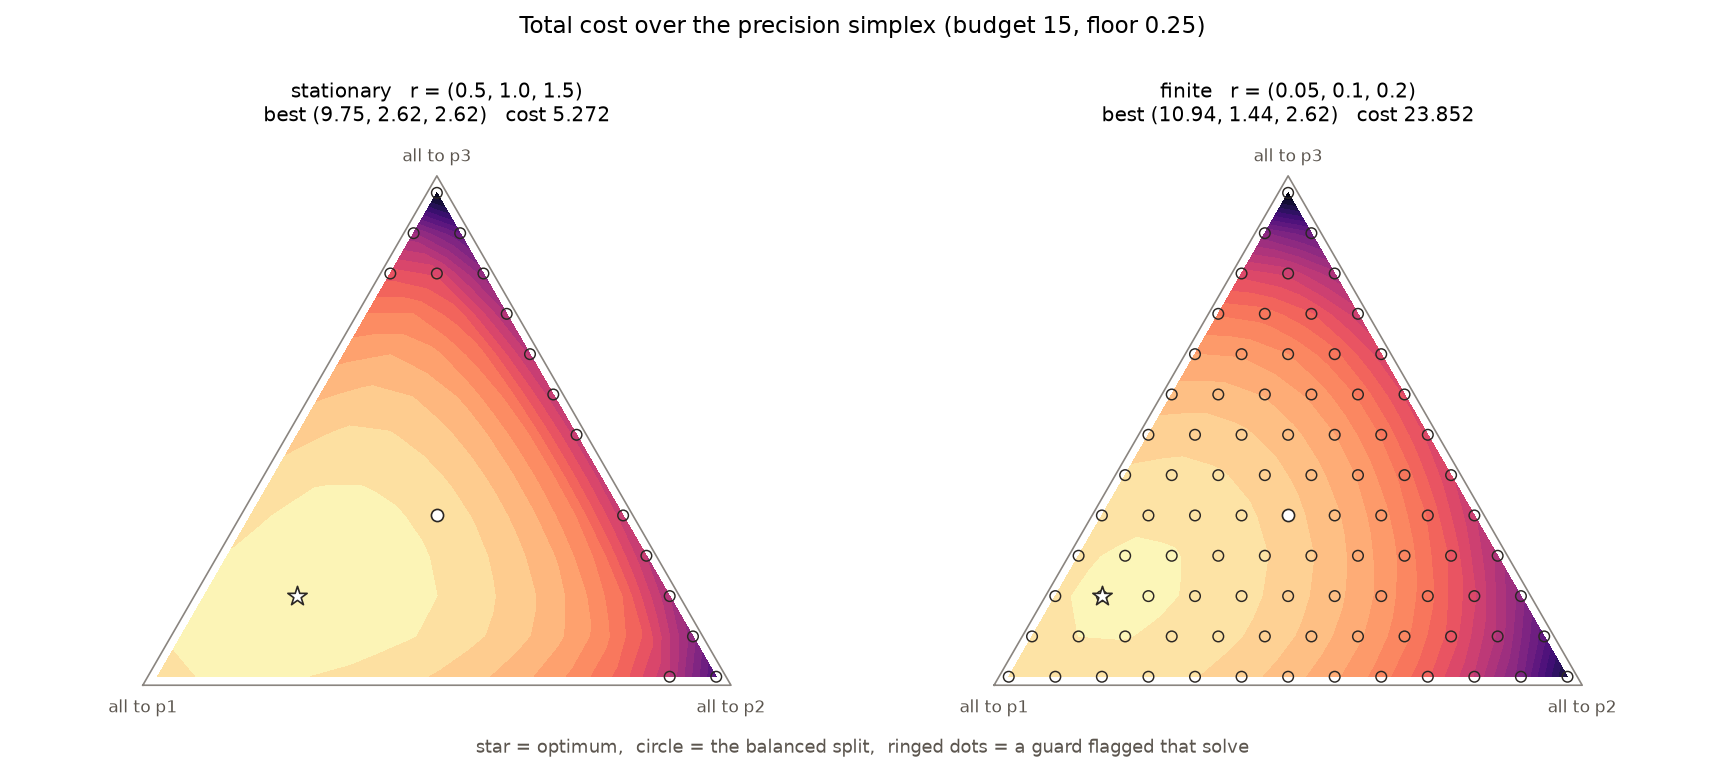

Recreate this plot in Python.
"""Where should a planner spend a fixed precision budget across three asymmetric players?

Sweeps the simplex of private precisions at a fixed total, solving the triangle game of
``examples/triangle_game.py`` at every point, and draws total cost as a ternary map.  The answer in
both regimes is an interior tilt toward the cheapest actor rather than a monopoly, and it sharpens as
effort gets cheaper: 65% of the budget at r = (0.5, 1.0, 1.5), 73% at r = (0.05, 0.10, 0.20).

The finite map is drawn at 6 nodes, where every point carries a resolution flag, so its levels are
not trustworthy; its ordering is, and ``verify()`` re-solves the interesting points at 8 nodes to
show that.  Flagged points are drawn ringed rather than dropped, so the map shows where it is soft.

    python extras/tools/precision_simplex.py stationary        # ~35 s
    python extras/tools/precision_simplex.py finite            # ~140 s
    python extras/tools/precision_simplex.py verify            # ~4 min, the resolution check
    python extras/tools/precision_simplex.py plot [out.png]    # from the saved JSON
"""
import json
import os
import sys
import time

import numpy as np

import noisestate as ns

sys.path.insert(0, os.path.join(os.path.dirname(os.path.abspath(__file__)), "..", ".."))
import examples.triangle_game as tg           # noqa: E402

HERE = os.path.dirname(os.path.abspath(__file__))
TOTAL = 15.0
FLOOR = 0.25            # a signal row needs some precision; 0 would make the row pure noise
GRID = 12               # barycentric subdivisions, so (GRID+1)(GRID+2)/2 = 91 points

REGIMES = {"stationary": dict(kind="stationary", nodes=16, r=(0.5, 1.0, 1.5)),
           "finite": dict(kind="finite", nodes=6, r=(0.05, 0.10, 0.20))}


def corners(i, j, k, n=GRID):
    """The precision triple at barycentric index (i, j, k), on the fixed budget."""
    return tuple(np.array([i, j, k], float) / n * (TOTAL - 3 * FLOOR) + FLOOR)


def sweep(regime, n=GRID, out=None):
    cfg, pts, t0 = REGIMES[regime], [], time.perf_counter()
    for i in range(n + 1):
        for j in range(n + 1 - i):
            p = corners(i, j, n - i - j, n)
            try:
                res = ns.solve(tg.model(cfg["kind"], 3.0, cfg["nodes"], p=p, r=cfg["r"]))
                pts.append(dict(p=list(p), cost=float(sum(res.costs.values())),
                                per=[float(res.costs[a.name]) for a in res.model.agents],
                                conv=bool(res.converged), ok=bool(res.status["ok"])))
            except Exception as exc:
                pts.append(dict(p=list(p), cost=None, conv=False, ok=False, err=type(exc).__name__))
    report(regime, pts, time.perf_counter() - t0)
    json.dump(pts, open(out or os.path.join(HERE, f"simplex_{regime}.json"), "w"))
    return pts


def report(regime, pts, secs):
    good = [q for q in pts if q["cost"] is not None and q["conv"]]
    print(f"  {regime}: {len(pts)} points in {secs:.0f}s, {len(good)} converged, "
          f"{sum(q['ok'] for q in pts)} unflagged")
    for label, q in (("best", min(good, key=lambda q: q["cost"])),
                     ("worst", max(good, key=lambda q: q["cost"])),
                     ("balanced", min(good, key=lambda q: np.std(q["p"])))):
        print(f"     {label:9s} p = ({q['p'][0]:5.2f}, {q['p'][1]:5.2f}, {q['p'][2]:5.2f})"
              f"   cost {q['cost']:.4f}")


def verify(points=((10.94, 1.44, 2.62), (10.94, 2.62, 1.44), (5.0, 5.0, 5.0),
                   (14.5, 0.25, 0.25), (9.75, 2.62, 2.62)),
           labels=("map optimum", "swap p2/p3", "balanced", "near-monopoly p1", "tilt 65%")):
    """The finite map at 6 nodes is flagged everywhere.  Re-solve its landmarks at 8 and compare."""
    for nodes in (6, 8):
        print(f"  --- {nodes} nodes ---")
        for label, p in zip(labels, points):
            res = ns.solve(tg.model("finite", 3.0, nodes, p=p, r=REGIMES["finite"]["r"]),
                           diagnostics=False)
            print(f"    {label:18s} p=({p[0]:5.2f},{p[1]:5.2f},{p[2]:5.2f})"
                  f"   cost {sum(res.costs.values()):9.4f}")


def plot(out=None):
    import matplotlib
    matplotlib.use("Agg")
    import matplotlib.pyplot as plt

    fig, axes = plt.subplots(1, 2, figsize=(11.5, 5.2))
    for ax, regime in zip(axes, ("stationary", "finite")):
        pts = json.load(open(os.path.join(HERE, f"simplex_{regime}.json")))
        good = [q for q in pts if q["cost"] is not None and q["conv"]]
        w = np.array([q["p"] for q in good]) / TOTAL
        xy = w @ np.array([[0.0, 0.0], [1.0, 0.0], [0.5, np.sqrt(0.75)]])
        cost = np.array([q["cost"] for q in good])
        flagged = ~np.array([q["ok"] for q in good])

        tri = np.array([[0, 0], [1, 0], [0.5, np.sqrt(0.75)], [0, 0]])
        ax.plot(tri[:, 0], tri[:, 1], color="#8a8580", lw=0.8, zorder=1)
        ax.tricontourf(xy[:, 0], xy[:, 1], cost, levels=24, cmap="magma_r", zorder=0)
        if flagged.any():
            ax.scatter(xy[flagged, 0], xy[flagged, 1], s=26, facecolors="none",
                       edgecolors="#2b2724", lw=0.7, zorder=3)
        best = xy[cost.argmin()]
        ax.scatter(*best, s=95, marker="*", color="#ffffff", edgecolors="#2b2724", lw=0.8, zorder=4)
        ctr = np.array([0.5, np.sqrt(0.75) / 3])
        ax.scatter(*ctr, s=34, marker="o", color="#ffffff", edgecolors="#2b2724", lw=0.8, zorder=4)

        b = good[int(cost.argmin())]["p"]
        ax.set_title(f"{regime}   r = {REGIMES[regime]['r']}\n"
                     f"best ({b[0]:.2f}, {b[1]:.2f}, {b[2]:.2f})   cost {cost.min():.3f}",
                     fontsize=9.5, pad=14)
        for (x, y), name in zip(tri[:3], ("all to p1", "all to p2", "all to p3")):
            ax.annotate(name, (x, y), textcoords="offset points",
                        xytext=(0, -13 if y < 0.1 else 7), ha="center", fontsize=8,
                        color="#5c564f")
        ax.set_aspect("equal")
        ax.axis("off")
    fig.suptitle("Total cost over the precision simplex (budget 15, floor 0.25)", fontsize=11)
    fig.text(0.5, 0.035, "star = optimum,  circle = the balanced split,  "
             "ringed dots = a guard flagged that solve", ha="center", fontsize=8.5,
             color="#5c564f")
    fig.tight_layout(rect=(0, 0.06, 1, 0.94))
    out = out or os.path.join(HERE, "precision_simplex.png")
    fig.savefig(out, dpi=150)
    print(f"  wrote {out}")


if __name__ == "__main__":
    what = sys.argv[1] if len(sys.argv) > 1 else "plot"
    if what == "plot":
        plot(*sys.argv[2:3])
    elif what == "verify":
        verify()
    else:
        sweep(what)
